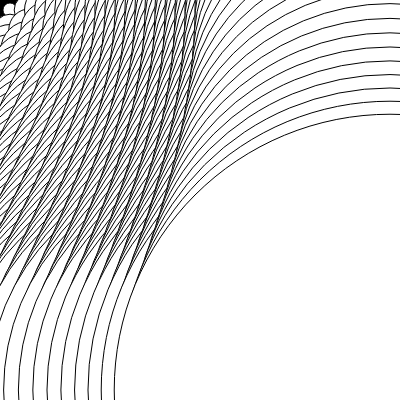
Frame 1 (no input)
Frame 60 (no input): identical to frame 1, image omitted
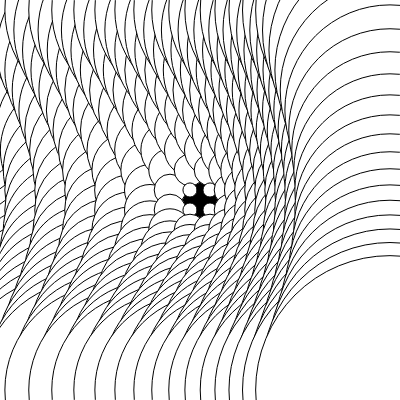
Frame 120 (the mouse pressed at the canvas centre since frame 60)

The p5.js sketch that drew these frames (run headless with seeded random() and noise() and a simulated clock; from frame 60 on, the mouse is pressed at the canvas centre):

// p5.js sketch
// ── sketch.js
function setup(){
  createCanvas(400, 400);
}

function draw(){
  background(0);

  for (let x = 10; x < width; x += 20){
    for (let y = 10; y < height; y += 20){
      // Calculate the distance to the mouse x, y
      let d = dist(x, y, mouseX, mouseY);

      // Use the distance to set a radius on a circle
      circle(x, y, d);
    }
  }
}
